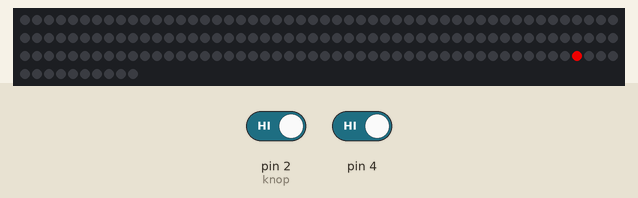
Simulated run of this sketch. Board: Arduino Uno, built with avr-gcc and run on an emulated ATmega328P. Parts: 160 RGB LEDs in strip order, left to right, continuing on the next row. The inputs (shaded band) are chosen by the test bench; at power-on: pin 2 (knop) HIGH, pin 4 HIGH. Dim RGB values are drawn brighter than linear.

Above: at 1.09 s.
1.3 s: pin 2 (knop) driven LOW and pin 4 driven LOW
At 3.39 s:
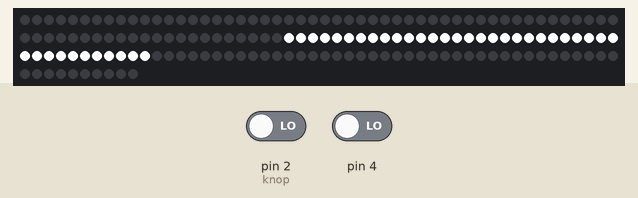
At 4.97 s:
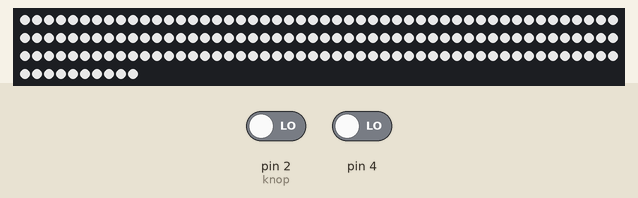
7.0 s: pin 2 (knop) driven HIGH
10.0 s: pin 2 (knop) driven LOW
At 12.73 s:
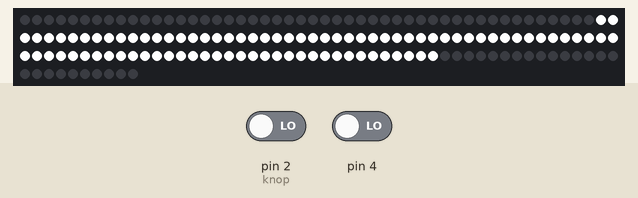
13.0 s: pin 4 driven HIGH
16.0 s: pin 4 driven LOW
At 16.47 s:
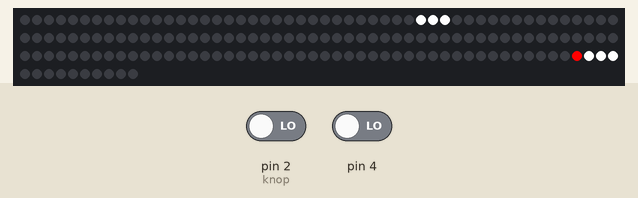

The sketch:

DemoLab-ScanAdem2.ino
```cpp
#include "config.h"

int scanSnelheid = 20;//loopschelheid van de scanleds

// START leds van de kanten
int ledLinksBoven = 79;
int ledLinksOnder = 24;
int ledRechtsOnder = 158;
int langeKant = 55; //aantal leds aan de lange kant
int korteKant = 24; //aantal leds korte kant
int knipperLedAdres = 146;

int aantalLedsExtraAan = 3;

int xGlobal = 0;//globale x voor de ademende rode standby led
bool scanGestopt = true; // zo weet je of scannen klaar is

void setup() {
  strip.begin();
  strip.show(); // Initialize all pixels to 'off'
  pinMode(knop, INPUT_PULLUP);
  Serial.begin(9600);
}

void loop() {
  long start = millis();
  long sens =  sensCap.capacitiveSensor(30);
  //  Serial.println(sens);                  //  sensor output
  //Serial.println(digitalRead(knop));

  if (digitalRead(knop) == LOW && scanGestopt && sens > 500) { // de knop is ingedrukt
    scanGestopt = false;
    strip.setBrightness(255);// nodig om de helderheid door  standByAdem() te resetten

    scannen();
  } else {
    standByAdem(200, 0.08, 50); //Max-helderheid, snelheid, delay
  }
  //delay (10);//voor stabiliteit
}

// ------------------========= Functies =========------------ //

void standByAdem(int maxHelder, float snelheid, int interval ) {
  if (timer >= interval && scanGestopt) {
    timer = 0;
    strip.setPixelColor(knipperLedAdres, strip.Color(255, 0, 0));
    float helderheid =  maxHelder / 2.0 * (1.0 + sin(snelheid * xGlobal));
    strip.setBrightness(helderheid);
    strip.show();
    if (++xGlobal >= 6553) xGlobal = 0;
  }
}

void scannen() {

  // Zijkanten Naar boven scannen
  for (int i = 0; i < langeKant; i++) { // For each pixel...
    int ledL = ledLinksOnder + i;
    int ledR = ledRechtsOnder - i;

    for (int i = 0; i < aantalLedsExtraAan; i++) { // For each pixel...
      strip.setPixelColor(ledL + i, strip.Color(255, 255, 255));
      strip.setPixelColor(ledR - i, strip.Color(255, 255, 255));
    }


    strip.show();
    delay (scanSnelheid);
    strip.setPixelColor(ledL, strip.Color(0, 0, 0));
    strip.setPixelColor(ledR, strip.Color(0, 0, 0));
    strip.show();
  }


  /// -- Bovenrand
  for (int i = 0; i < korteKant; i++) { // breedte van de bovenrand
    strip.setPixelColor(ledLinksBoven + i, strip.Color(255, 255, 255)); //Adres led Linksboven
  }
  strip.show();


  // Zijkanten Naar Onder scannen
  for (int i = langeKant - 1; i > 0; i--) { // For each pixel...
    int ledL = ledLinksOnder + i;
    int ledR = ledRechtsOnder - i;

    for (int i = 0; i < aantalLedsExtraAan; i++) { // For each pixel...
      strip.setPixelColor(ledL - i, strip.Color(255, 255, 255));
      strip.setPixelColor(ledR + i, strip.Color(255, 255, 255));
    }

    strip.show();
    delay (scanSnelheid);

  }
  /// -- Alle leds aan
  for (int i = 0; i < NUMPIXELS; i++) { // For each pixel...
    strip.setPixelColor(i, strip.Color(255, 255, 255));
  }
  strip.show();

  /// -- Fade alle leds naar uit
  for (int i = 200; i > 10; i--) { // For each pixel...
    int;
    strip.setBrightness(i);
    strip.show();
    delay(5);
  }

  /// -- Zet Aaan
  for (int i = 0; i < NUMPIXELS; i++) { // For each pixel...
    strip.setBrightness(255);
    strip.setPixelColor(i, strip.Color(255, 255, 255));
  }


  strip.show();
  delay (100);

  /// -- Zet alles
  for (int i = 0; i < NUMPIXELS; i++) { // For each pixel...
    strip.setPixelColor(i, strip.Color(0, 0, 0));
  }
  strip.show();

  scanGestopt = true;
}
```

config.h
```cpp
#include <elapsedMillis.h>
#include <Adafruit_NeoPixel.h>
#include <CapacitiveSensor.h>


elapsedMillis standByKnipper;
elapsedMillis timer;

const int knop = 2;//drukknop
CapacitiveSensor   sensCap = CapacitiveSensor(3, 4); // laatste pin = sensor

bool eindeScan = true;

#define NUMPIXELS 160 //2,4 meter strip * 60 leds = 144 leds

//#define NUMPIXELS 60 ////VOOR TESTEN
Adafruit_NeoPixel strip(NUMPIXELS, A0, NEO_GRB + NEO_KHZ800);
```

Measured:
- after the input at 1.3 s, the LEDs: first change after 0.31 s (image 1 shows a later state)
- after the input at 10.0 s, the LEDs: first change after 0.31 s (image 3 shows a later state)
- after the input at 16.0 s, the LEDs: change after 0.31 s (image 4)
